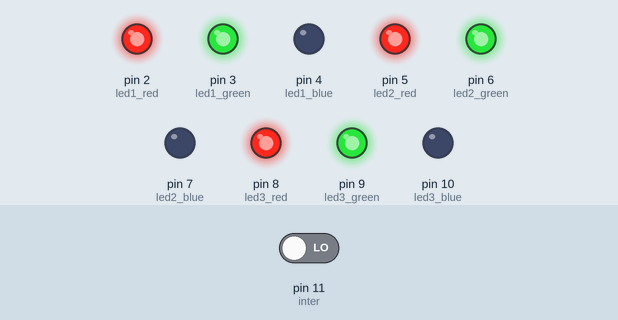
This sketch was run on a simulated Arduino Uno, built with avr-gcc and run on an emulated ATmega328P. Parts: output pins drawn as LEDs (lit = HIGH). Inputs (shaded band) come from the test bench; at power-on: pin 11 (inter) LOW.

Above: at 1.2 s.
1.3 s: pin 11 (inter) driven HIGH
At 2.7 s:
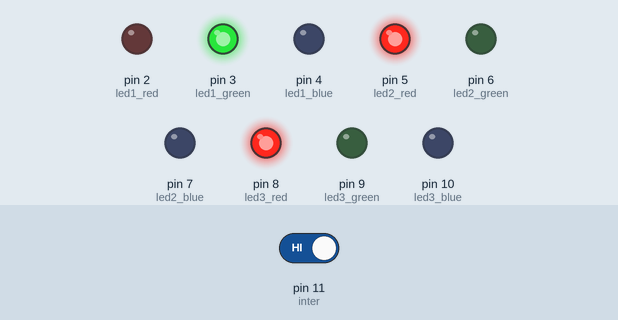
5.2 s: pin 11 (inter) driven LOW
At 6.8 s:
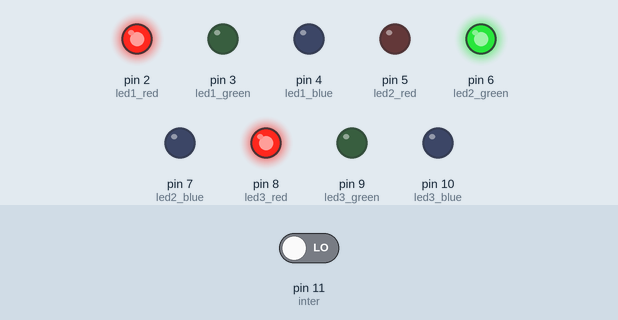
Timing chart, 0 to 15.1 s (numbered marks = the images above; inputs shaded):
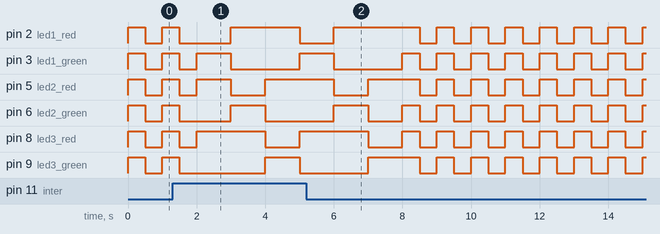

The sketch:

laboratorio_nro_2_rgb1.ino
```cpp
int led1_red=    2;
int led1_green=  3;
int led1_blue=   4;
int led2_red=    5;
int led2_green=  6;
int led2_blue=   7;
int led3_red=    8;
int led3_green=  9;
int led3_blue=   10;
int inter = 11;
void setup(){

  pinMode(led1_red, OUTPUT);
  pinMode(led1_green, OUTPUT);
  pinMode(led1_blue, OUTPUT);
  pinMode(led2_red, OUTPUT);
  pinMode(led2_green, OUTPUT);
  pinMode(led2_blue, OUTPUT);
  pinMode(led3_red, OUTPUT);
  pinMode(led3_green, OUTPUT);
  pinMode(led3_blue, OUTPUT);

}

void loop(){

  if((digitalRead(inter) == true)){

    while((digitalRead(inter) == true)){
      led1_colors(0,255,0);
      led2_colors(255,0,0);
      led3_colors(255,0,0);
      delay(1000);
      led1_colors(255,0,0);
      led2_colors(0,255,0);
      led3_colors(255,0,0);
      delay(1000);
      led1_colors(255,0,0);
      led2_colors(255,0,0);
      led3_colors(0,255,0);
      delay(1000);

     }
  }else if((digitalRead(inter) == false)){
      intermitente();

       }

}
void led1_colors(int r, int g, int b){
  analogWrite(led1_red,  r);
  analogWrite(led1_green,  g);
  analogWrite(led1_blue,  b);

}

void led2_colors(int r, int g, int b){
  analogWrite(led2_red,  r);
  analogWrite(led2_green,  g);
  analogWrite(led2_blue,  b);

}

void led3_colors(int r, int g, int b){
  analogWrite(led3_red,  r);
  analogWrite(led3_green,  g);
  analogWrite(led3_blue,  b);

}


void intermitente(){
   while((digitalRead(inter) == false)){

      led1_colors(255,255,0);
      led2_colors(255,255,0);
      led3_colors(255,255,0);
      delay(500);
      led1_colors(0,0,0);
      led2_colors(0,0,0);
      led3_colors(0,0,0);
      delay(500);
   }
}
```

Measured:
- by itself, pin 2 (led1_red), pin 9 (led3_green): repeats every 1.0 s: LOW 0.50 s, HIGH 0.50 s
- by itself, pin 3 (led1_green), pin 8 (led3_red): repeats every 1.0 s: HIGH 0.50 s, LOW 0.50 s
